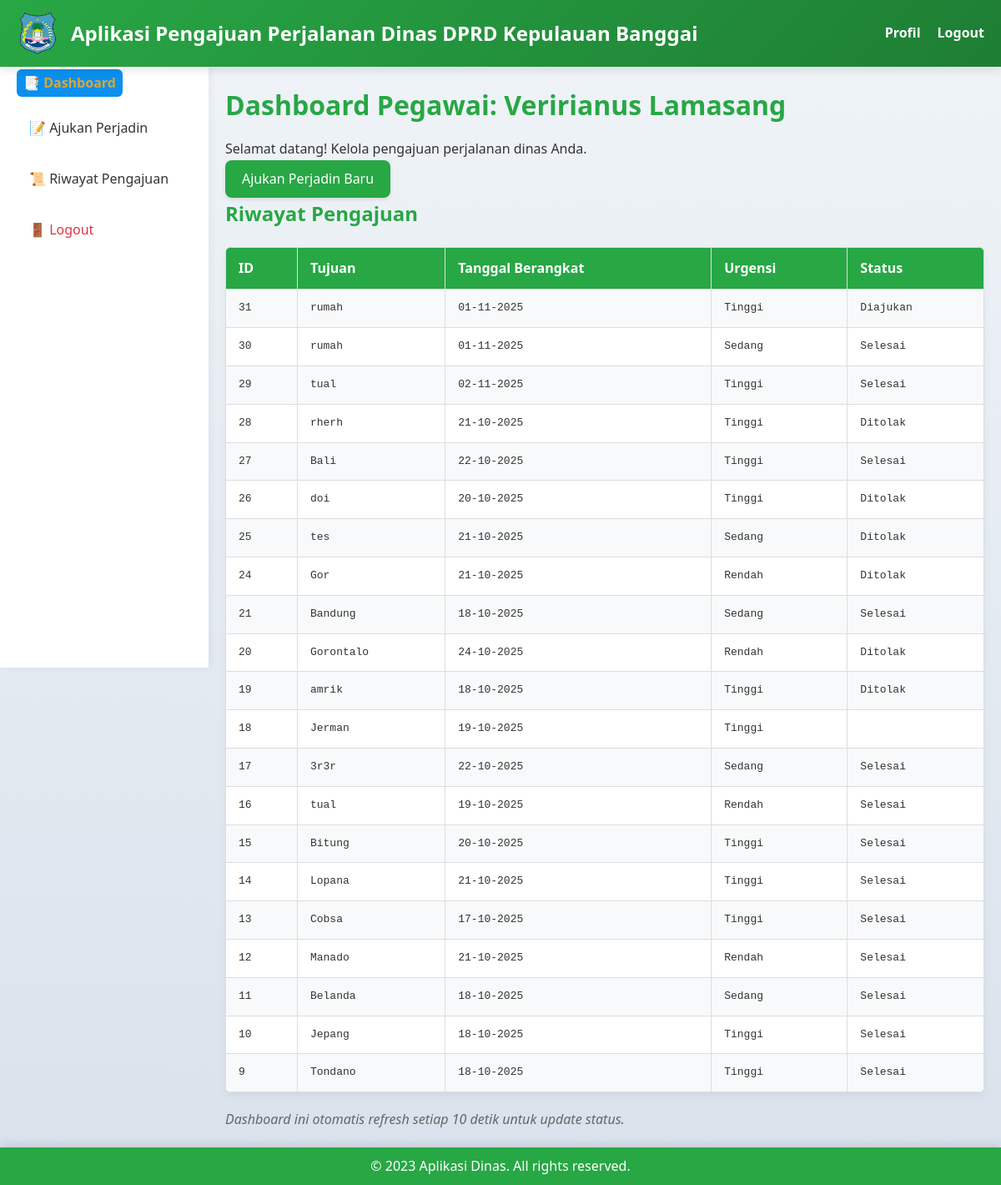
Page /pegawai/pegawai_dashboard.php (signed in) on the committed database.
### tables this page shows
CREATE TABLE `pengajuan` (
  `id` int(11) NOT NULL,
  `pegawai_id` int(11) NOT NULL,
  `tujuan` varchar(255) NOT NULL,
  `tanggal_berangkat` date NOT NULL,
  `tanggal_kembali` date NOT NULL,
  `alasan` text NOT NULL,
  `urgensi` enum('rendah','sedang','tinggi') NOT NULL,
  `status` enum('diajukan','draft_sppd','paraf_sekwan','ttd_ketua','dicap','selesai','ditolak') DEFAULT 'diajukan',
  `prioritas_skor` int(11) DEFAULT 0,
  `waktu_pengajuan` timestamp NOT NULL DEFAULT current_timestamp(),
  `spt_no` varchar(50) DEFAULT NULL,
  `spd_no` varchar(50) DEFAULT NULL,
  `pangkat` varchar(50) DEFAULT NULL,
  `tingkat_biaya` varchar(50) DEFAULT NULL,
  `alat_angkutan` varchar(50) DEFAULT 'Mobil',
  `pengikut` text DEFAULT NULL,
  `instansi_anggaran` varchar(100) DEFAULT 'Sekretariat DPRD Kab. Banggai Kepulauan',
  `akun_anggaran` varchar(50) DEFAULT NULL,
  `golongan` varchar(50) NOT NULL,
  `alasan_penolakan` text NOT NULL,
  `nama` varchar(100) NOT NULL,
  `fraksi` varchar(100) NOT NULL,
  `komisi` varchar(100) NOT NULL
);

### pegawai/pegawai_dashboard.php (the view, shortened to what this page needs)
<?php
include '../config/db.php';
$stmt = $pdo->prepare("SELECT * FROM pengajuan WHERE pegawai_id = ? ORDER BY waktu_pengajuan DESC");
$stmt->execute([$_SESSION['user_id']]);
$pengajuan = $stmt->fetchAll();
?>
<!DOCTYPE html>
<html lang="id">
<head>
    <link rel="stylesheet" href="assets/css/global.css">
</head>
<body>
    <?php include 'header_pegawai.php'; ?>
    <?php include 'sidebar_pegawai.php'; ?>
    <div class="main-content">
        <h1>Dashboard Pegawai: <?php echo htmlspecialchars($_SESSION['nama']); ?></h1>
        <p>Selamat datang! Kelola pengajuan perjalanan dinas Anda.</p>
        <a href="ajukan.php" class="button">Ajukan Perjadin Baru</a>
        <h2>Riwayat Pengajuan</h2>
        <?php if (empty($pengajuan)): ?>
            <p>Belum ada pengajuan.</p>
        <?php else: ?>
            <table>
                <tr>
                    <th>ID</th>
                    <th>Tujuan</th>
                    <th>Tanggal Berangkat</th>
                    <th>Urgensi</th>
                    <th>Status</th>
                </tr>
                <?php foreach ($pengajuan as $p): ?>
                    <tr>
                        <td><?php echo $p['id']; ?></td>
                        <td><?php echo htmlspecialchars($p['tujuan']); ?></td>
                        <td><?php echo date('d-m-Y', strtotime($p['tanggal_berangkat'])); ?></td>
                        <td><?php echo ucfirst($p['urgensi']); ?></td>
                        <td><?php echo ucfirst(str_replace('_', ' ', $p['status'])); ?></td>
                    </tr>
                <?php endforeach; ?>
            </table>
        <?php endif; ?>
        <p class="notice">Dashboard ini otomatis refresh setiap 10 detik untuk update status.</p>
    </div>
    <?php include 'footer.php'; ?>
</body>
</html>

### pegawai/header_pegawai.php (shortened to what this page needs)
<!DOCTYPE html>
<html lang="id">
<head>
    <link rel="stylesheet" href="Pegawai.css">
    <link rel="stylesheet" href="ajukan.css">
</head>
<body>
    <header>
        <div class="header-left">
            <img src="../assets/gambar/logo.png" alt="Logo DPRD Banggai" class="logo">
            <h1>Aplikasi Pengajuan Perjalanan Dinas DPRD Kepulauan Banggai</h1>
        </div>
        <nav>
            <ul>
                <li><a href="profil.php">Profil</a></li>
                <li><a href="../logout.php">Logout</a></li>
            </ul>
        </nav>
    </header>

### pegawai/sidebar_pegawai.php (shortened to what this page needs)
<aside class="sidebar" id="sidebar">
    <h3>Menu Pegawai</h3>
    <ul>
        <li><a href="pegawai_dashboard.php" class="menu-link">📑 Dashboard</a></li>
        <li><a href="ajukan.php" class="menu-link">📝 Ajukan Perjadin</a></li>
        <li><a href="riwayat_pegawai.php" class="menu-link">📜 Riwayat Pengajuan</a></li>
        <li><a href="../logout.php" class="logout menu-link">🚪 Logout</a></li>
    </ul>
</aside>

### pegawai/footer.php
<footer style="background:#28a745;color:white;padding:10px;">
    <p>&copy; 2023 Aplikasi Dinas. All rights reserved.</p>
</footer>
</body>
</html>

### assets/css/global.css (style rules this page uses)
body { font-family: Arial, sans-serif; margin: 0; display: flex; background: #f4f4f4; }
.sidebar { width: 220px; background: #333; color: white; height: 100vh; padding: 20px; position: fixed; }
.sidebar ul { list-style: none; padding: 0; }
.sidebar a { color: white; text-decoration: none; display: block; padding: 10px; }
table { width: 100%; border-collapse: collapse; margin-top: 20px; }
th, td { border: 1px solid #ddd; padding: 10px; text-align: left; }
th { background: #f2f2f2; }

### pegawai/Pegawai.css (style rules this page uses)
* { margin: 0; padding: 0; box-sizing: border-box; }
body { font-family: 'Segoe UI', Tahoma, Geneva, Verdana, sans-serif; background: linear-gradient(to bottom, #f0f4f8, #d9e2ec); color: #333; line-height: 1.6; display: flex; flex-direction: column; min-height: 100vh; }
header { background: linear-gradient(135deg, #28a745, #1e7e34); color: white; padding: 15px 20px; box-shadow: 0 4px 10px rgba(0,0,0,0.1); position: sticky; top: 0; z-index: 1000; display: flex; justify-content: space-between; align-items: center; }
.header-left { display: flex; align-items: center; gap: 15px; }
header .logo { width: 50px; height: auto; }
header h1 { font-size: 1.5rem; margin: 0; }
header nav ul { list-style: none; display: flex; }
header nav ul li { margin-left: 20px; }
header nav ul li a { color: white; text-decoration: none; font-weight: bold; transition: color 0.3s ease; }
.sidebar { width: 250px; background: #ffffff; padding: 20px; box-shadow: 2px 0 10px rgba(0, 0, 0, 0.05); height: 100vh; position: fixed; top: 0; left: 0; overflow-y: auto; transition: transform 0.3s ease; z-index: 900; }
.sidebar h3 { font-size: 1.2rem; margin-bottom: 20px; color: #28a745; border-bottom: 2px solid #28a745; padding-bottom: 10px; }
.sidebar ul { list-style: none; }
.sidebar ul li { margin-bottom: 15px; }
.sidebar ul li a { display: block; padding: 10px 15px; color: #333; text-decoration: none; border-radius: 8px; transition: background 0.3s ease, color 0.3s ease; }
.sidebar ul li a.logout { color: #dc3545; }
.main-content { margin-left: 250px; padding: 20px; flex: 1; }
.main-content h1, .main-content h2 { color: #28a745; margin-bottom: 15px; }
.main-content button, .main-content a.button { background: #28a745; color: white; border: none; padding: 10px 20px; border-radius: 8px; cursor: pointer; text-decoration: none; display: inline-block; transition: background 0.3s ease, transform 0.2s ease; box-shadow: 0 2px 5px rgba(0, 0, 0, 0.1); }
table { width: 100%; border-collapse: collapse; margin: 20px 0; background: white; box-shadow: 0 4px 10px rgba(0, 0, 0, 0.05); border-radius: 8px; overflow: hidden; }
table th, table td { padding: 12px 15px; text-align: left; border-bottom: 1px solid #ddd; }
table th { background: #28a745; color: white; }
table tr:nth-child(even) { background: #f8f9fa; }
footer { background: #343a40; color: white; text-align: center; padding: 15px; margin-top: auto; box-shadow: 0 -4px 10px rgba(0, 0, 0, 0.1); }
p.notice { font-style: italic; color: #666; margin-top: 20px; }
.main-content td { font-family: monospace; }

### pegawai/sidebar_pegawai.php (style rules this page uses)
.menu-link.active { background-color: #0b90efff; border-radius: 6px; color: black; padding: 4px 8px; display: inline-block; }

### rows in the picture
pengajuan: id "31", tujuan "rumah", tanggal_berangkat "01-11-2025", urgensi "Tinggi", status "Diajukan"
pengajuan: id "30", tujuan "rumah", tanggal_berangkat "01-11-2025", urgensi "Sedang", status "Selesai"
pengajuan: id "29", tujuan "tual", tanggal_berangkat "02-11-2025", urgensi "Tinggi", status "Selesai"
pengajuan: id "28", tujuan "rherh", tanggal_berangkat "21-10-2025", urgensi "Tinggi", status "Ditolak"
pengajuan: id "27", tujuan "Bali", tanggal_berangkat "22-10-2025", urgensi "Tinggi", status "Selesai"
pengajuan: id "26", tujuan "doi", tanggal_berangkat "20-10-2025", urgensi "Tinggi", status "Ditolak"
pengajuan: id "25", tujuan "tes", tanggal_berangkat "21-10-2025", urgensi "Sedang", status "Ditolak"
pengajuan: id "24", tujuan "Gor", tanggal_berangkat "21-10-2025", urgensi "Rendah", status "Ditolak"
pengajuan: id "21", tujuan "Bandung", tanggal_berangkat "18-10-2025", urgensi "Sedang", status "Selesai"
pengajuan: id "20", tujuan "Gorontalo", tanggal_berangkat "24-10-2025", urgensi "Rendah", status "Ditolak"
pengajuan: id "19", tujuan "amrik", tanggal_berangkat "18-10-2025", urgensi "Tinggi", status "Ditolak"
pengajuan: id "18", tujuan "Jerman", tanggal_berangkat "19-10-2025", urgensi "Tinggi"
pengajuan: id "17", tujuan "3r3r", tanggal_berangkat "22-10-2025", urgensi "Sedang", status "Selesai"
pengajuan: id "16", tujuan "tual", tanggal_berangkat "19-10-2025", urgensi "Rendah", status "Selesai"
pengajuan: id "15", tujuan "Bitung", tanggal_berangkat "20-10-2025", urgensi "Tinggi", status "Selesai"
pengajuan: id "14", tujuan "Lopana", tanggal_berangkat "21-10-2025", urgensi "Tinggi", status "Selesai"
pengajuan: id "13", tujuan "Cobsa", tanggal_berangkat "17-10-2025", urgensi "Tinggi", status "Selesai"
pengajuan: id "12", tujuan "Manado", tanggal_berangkat "21-10-2025", urgensi "Rendah", status "Selesai"
pengajuan: id "11", tujuan "Belanda", tanggal_berangkat "18-10-2025", urgensi "Sedang", status "Selesai"
pengajuan: id "10", tujuan "Jepang", tanggal_berangkat "18-10-2025", urgensi "Tinggi", status "Selesai"
pengajuan: id "9", tujuan "Tondano", tanggal_berangkat "18-10-2025", urgensi "Tinggi", status "Selesai"

### other values in the picture
$_SESSION['nama'] "Veririanus Lamasang"
